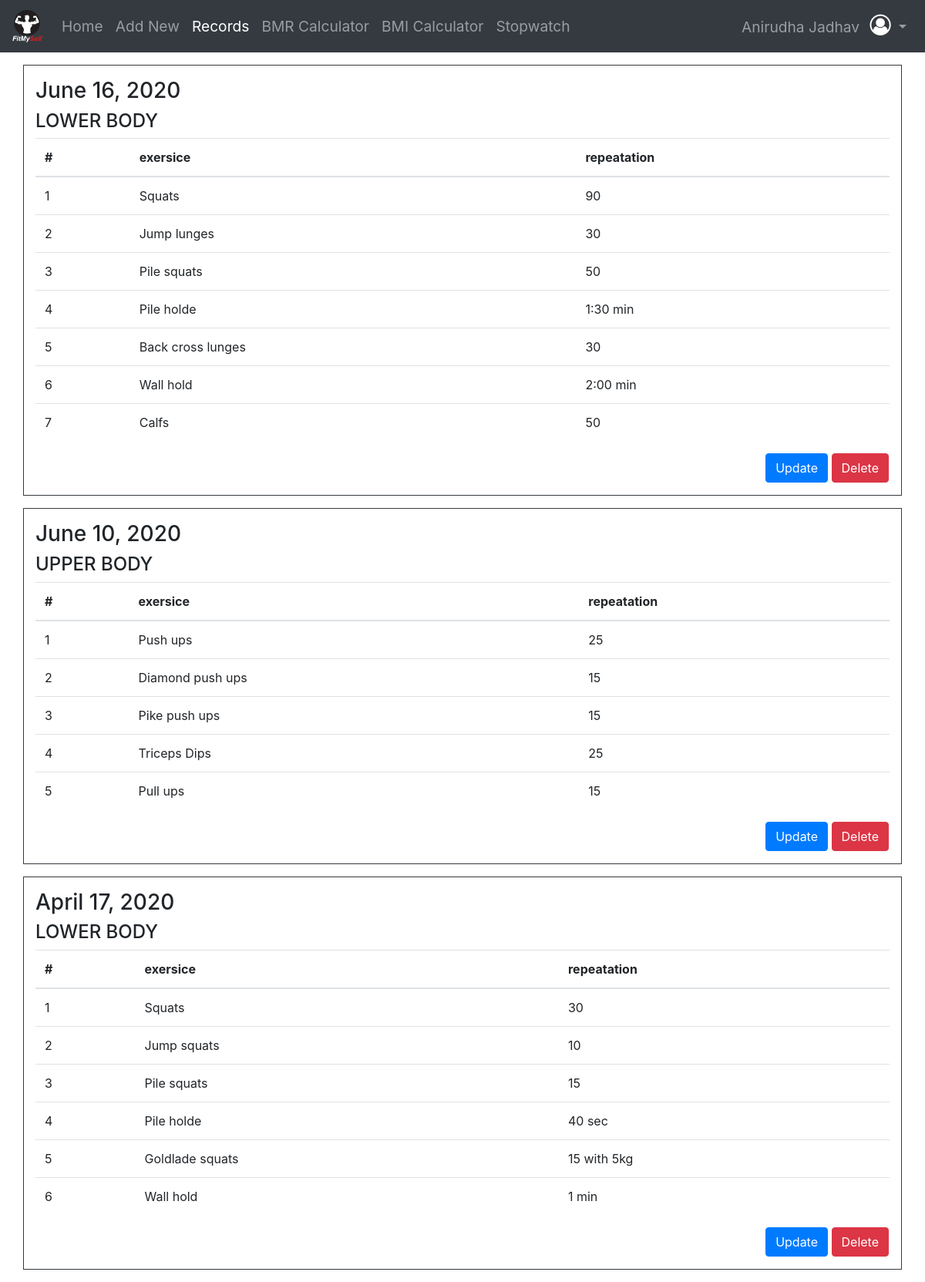
The app's page /disp (signed in) with its own data.
### app/models.py (models this page shows, shortened)
class Workout(models.Model):
  date = models.DateField(null=True)
  Workout_for = models.CharField(max_length=30,null=True)
  no_of_workout = models.IntegerField(null=True)
  no_of_set = models.IntegerField(null=True)
  user = models.ForeignKey(User,on_delete=models.CASCADE,null =True)
  class Meta:
    verbose_name_plural = 'Workout'

class Exercise(models.Model):
  exercise = models.CharField(max_length=30,null=True)
  repeatation = models.CharField(max_length=30,null=True)
  workout = models.ForeignKey(Workout, on_delete=models.CASCADE)

### app/views.py (the view)
# urls.py: path('disp',views.dispData,name="disp"),
def dispData(request):
  if request.user.is_authenticated:
    workout = Workout.objects.filter(user=request.user).order_by("-date")
    ex = []
    for i in workout:
      ex.append( Exercise.objects.filter(workout=i))
    print(type(ex))
    params = {
      'workouts':workout,
      'exersices':ex,
      'range': range(1,len(ex)+1)
    }
    return render(request,'app/disp.html',params)
  else:
    messages.warning(request,'Please Log in')
    return redirect('/')

### app/templates/app/disp.html (shortened to what this page needs)
{% extends 'base.html' %}
{% block body %}
<div class="container my-3">
  {% for workout in workouts %}
  <div class="row border border-dark py-3 my-3">
    <div class="col-12">
      <h3>{{workout.date}}</h3>
      <h4>{{workout.Workout_for}}</h4>
      <div class="table-responsive">
        <table class="table table-hover">
          <thead>
            <th>#</th>
            <th>exersice</th>
            <th>repeatation</th>
          </thead>
          <tbody>
            {% for exersice in exersices %}
            {% for i in exersice %}
            {% if i.workout == workout %}
            <tr>
              <td>{{ forloop.counter }}</td>
              <td>{{ i.exercise }}</td>
              <td>{{ i.repeatation }}</td>
            </tr>
            {% endif %}
            {% endfor %}
            {% endfor %}
          </tbody>
        </table>
      </div>
    </div>
    {% if request.user.is_authenticated %}
    <div class="ml-auto mr-3">
      <a class="btn btn-primary" href="update/{{workout.pk}}">Update</a>
      <button type="button" class="btn btn-danger" data-toggle="modal"
        data-target="#confirmDelete{{workout.pk}}">Delete</button>
    </div>
    {% endif %}
  </div>
  {% endfor %}
</div>
{% endblock %}

### template/base.html (shortened to what this page needs)
<!DOCTYPE html>
<html>
  <head>
    <link rel="stylesheet" href="https://stackpath.bootstrapcdn.com/bootstrap/4.4.1/css/bootstrap.min.css">
    <link rel="stylesheet" href="https://cdnjs.cloudflare.com/ajax/libs/font-awesome/4.7.0/css/font-awesome.min.css">
    {% load static %}
    <link href="{% static 'app/lib/animate-css/animate.min.css' %}" rel="stylesheet">
  </head>
  <body>
    <nav class="navbar navbar-expand-lg navbar-dark bg-dark">
      {% load static %}
  <a class="navbar-brand" href="/"><img src="{% static 'app/image/logo.png' %}" width="40px" alt="logo"></a>
  <div class="collapse navbar-collapse" id="navbarSupportedContent">
    <ul class="navbar-nav mr-auto">
      <li class="nav-item {% if request.get_full_path == '/' %}active{% endif %}">
        <a href="/" class="nav-link" style="font-size: 1.2rem;">Home</a>
      </li>
      {% if request.user.is_authenticated %}
      <li class="nav-item {% if request.get_full_path == '/add' %}active{% endif %}">
        <a class="nav-link" href="{% url 'add_workout' %}" style="font-size: 1.2rem;">Add New</a>
      </li>
      <li class="nav-item {% if request.get_full_path == '/disp' %}active{% endif %}">
        <a class="nav-link" href="{% url 'disp' %}" style="font-size: 1.2rem;">Records</a>
      </li>
      {% endif %}
      <li class="nav-item {% if request.get_full_path == '/bmr_calculator' %}active{% endif %}">
        <a class="nav-link" href="{% url 'bmr_calculator' %}" style="font-size: 1.2rem;">BMR Calculator</a>
      </li>
      <li class="nav-item {% if request.get_full_path == '/bmi_calculator' %}active{% endif %}">
        <a class="nav-link" href="{% url 'bmi_calculator' %}" style="font-size: 1.2rem;">BMI Calculator</a>
      </li>
      <li class="nav-item {% if request.get_full_path == '/stopwatch' %}active{% endif %}">
        <a class="nav-link" href="{% url 'stopwatch' %}" style="font-size: 1.2rem;">Stopwatch</a>
      </li>
    </ul>
    <ul class="navbar-nav ml-auto">
      {% if request.user.is_authenticated %}
        <li class="nav-item dropdown">
          <a class="nav-link dropdown-toggle" href="#" style="font-size: 1.2rem;" id="user" role="button" data-toggle="dropdown" aria-haspopup="true" aria-expanded="false">
            <span class="mr-2">{{request.user.first_name}} {{request.user.last_name}}</span>
            <i class="fa fa-user-circle-o text-white text-center" style="font-size: 1.7rem;"></i>
          </a>
        </li>
      {% endif %}
    </ul>
  </div>
</nav>
  {% block body %}
  {% endblock %}
  </body>
</html>

### records on screen
Workout: date "June 16, 2020", Workout_for "LOWER BODY"
Exercise: exercise "Squats", repeatation "90"
Exercise: exercise "Jump lunges", repeatation "30"
Exercise: exercise "Pile squats", repeatation "50"
Exercise: exercise "Pile holde", repeatation "1:30 min"
Exercise: exercise "Back cross lunges", repeatation "30"
Exercise: exercise "Wall hold", repeatation "2:00 min"
Exercise: exercise "Calfs", repeatation "50"
Workout: date "June 10, 2020", Workout_for "UPPER BODY"
Exercise: exercise "Push ups", repeatation "25"
Exercise: exercise "Diamond push ups", repeatation "15"
Exercise: exercise "Pike push ups", repeatation "15"
Exercise: exercise "Triceps Dips", repeatation "25"
Exercise: exercise "Pull ups", repeatation "15"
Workout: date "April 17, 2020", Workout_for "LOWER BODY"
Exercise: exercise "Squats", repeatation "30"
Exercise: exercise "Jump squats", repeatation "10"
Exercise: exercise "Pile squats", repeatation "15"
Exercise: exercise "Pile holde", repeatation "40 sec"
Exercise: exercise "Goldlade squats", repeatation "15 with 5kg"
Exercise: exercise "Wall hold", repeatation "1 min"

### other values on screen
{{ request.user.first_name }} "Anirudha"
{{ request.user.last_name }} "Jadhav"
